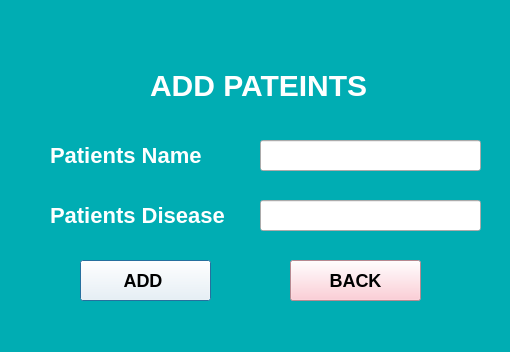
<?xml version="1.0" encoding="UTF-8"?>
<ui version="4.0">
 <class>addPat</class>
 <widget class="QDialog" name="addPat">
  <property name="geometry">
   <rect>
    <x>0</x>
    <y>0</y>
    <width>510</width>
    <height>352</height>
   </rect>
  </property>
  <property name="windowTitle">
   <string>Dialog</string>
  </property>
  <widget class="QFrame" name="frame">
   <property name="geometry">
    <rect>
     <x>-20</x>
     <y>-10</y>
     <width>791</width>
     <height>481</height>
    </rect>
   </property>
   <property name="styleSheet">
    <string notr="true">QFrame{
background-color: #00ADB3;
}</string>
   </property>
   <property name="frameShape">
    <enum>QFrame::Shape::StyledPanel</enum>
   </property>
   <property name="frameShadow">
    <enum>QFrame::Shadow::Raised</enum>
   </property>
   <widget class="QLabel" name="label">
    <property name="geometry">
     <rect>
      <x>170</x>
      <y>70</y>
      <width>221</width>
      <height>51</height>
     </rect>
    </property>
    <property name="styleSheet">
     <string notr="true">QLabel{
color: white;
font-size: 30px;
font-weight: 700;
}</string>
    </property>
    <property name="text">
     <string>ADD PATEINTS</string>
    </property>
   </widget>
   <widget class="QLineEdit" name="lineEdit">
    <property name="geometry">
     <rect>
      <x>280</x>
      <y>150</y>
      <width>221</width>
      <height>31</height>
     </rect>
    </property>
   </widget>
   <widget class="QLabel" name="label_2">
    <property name="geometry">
     <rect>
      <x>70</x>
      <y>150</y>
      <width>191</width>
      <height>31</height>
     </rect>
    </property>
    <property name="styleSheet">
     <string notr="true">QLabel{
color: white;
font-size: 22px;
font-weight: 600;
}</string>
    </property>
    <property name="text">
     <string>Patients Name</string>
    </property>
   </widget>
   <widget class="QLabel" name="label_3">
    <property name="geometry">
     <rect>
      <x>70</x>
      <y>210</y>
      <width>191</width>
      <height>31</height>
     </rect>
    </property>
    <property name="styleSheet">
     <string notr="true">QLabel{
color: white;
font-size: 22px;
font-weight: 600;
}</string>
    </property>
    <property name="text">
     <string>Patients Disease</string>
    </property>
   </widget>
   <widget class="QLineEdit" name="lineEdit_2">
    <property name="geometry">
     <rect>
      <x>280</x>
      <y>210</y>
      <width>221</width>
      <height>31</height>
     </rect>
    </property>
   </widget>
   <widget class="QPushButton" name="pushButton">
    <property name="geometry">
     <rect>
      <x>100</x>
      <y>270</y>
      <width>131</width>
      <height>41</height>
     </rect>
    </property>
    <property name="styleSheet">
     <string notr="true">QPushButton{
color: black;
background-color: white;
font-size: 18px;
font-weight: 800;
}</string>
    </property>
    <property name="text">
     <string>ADD </string>
    </property>
   </widget>
   <widget class="QPushButton" name="pushButton_2">
    <property name="geometry">
     <rect>
      <x>310</x>
      <y>270</y>
      <width>131</width>
      <height>41</height>
     </rect>
    </property>
    <property name="styleSheet">
     <string notr="true">QPushButton{
color: black;
background-color:  #FFC0CB;
font-size: 18px;
font-weight: 800;
}</string>
    </property>
    <property name="text">
     <string>BACK</string>
    </property>
   </widget>
  </widget>
 </widget>
 <resources/>
 <connections/>
</ui>
